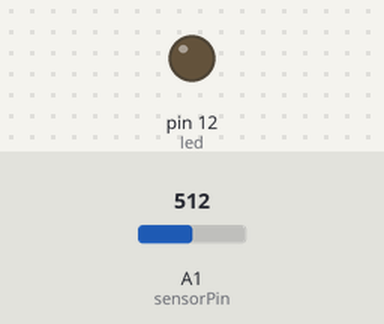
A sketch run on a simulated Arduino Uno, built with avr-gcc and run on an emulated ATmega328P. Parts: output pins drawn as LEDs (lit = HIGH). Dashed ring = blinking. The test bench sets the inputs (shaded band); at power-on: A1 (sensorPin) = 512.

Above: at 1.8 s.
1.9 s: A1 (sensorPin) set to 314
4.2 s: A1 (sensorPin) set to 288
At 6.8 s:
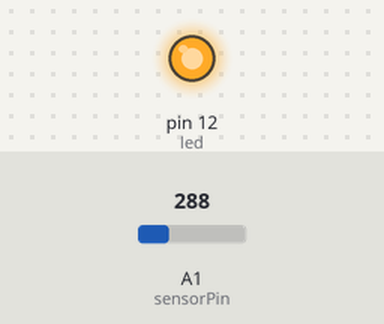
8.3 s: A1 (sensorPin) set to 306
At 9.8 s:
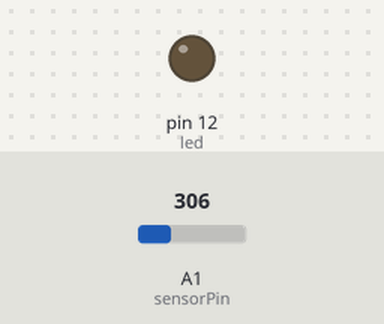
10.5 s: A1 (sensorPin) set to 122
At 12.8 s:
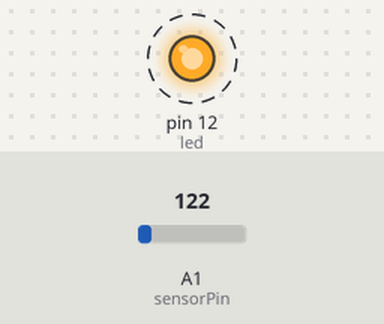
Timing chart, 0 to 15.6 s (numbered marks = the images above; inputs shaded):
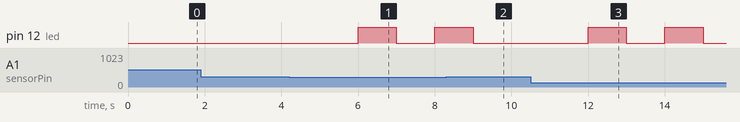

Measured:
- the behaviour switches between 300 and 299 on A1 (sensorPin) (found by bisection; images 0 and 1)
- after the input at 1.9 s, every drawn part: stays the same
- after the input at 4.2 s, pin 12 (led): LOW → HIGH after 1.8 s, → LOW 1.0 s later, → HIGH 1.0 s later
- after the input at 8.3 s, pin 12 (led): goes on until 9.0 s, then stays LOW
- after the input at 10.5 s, pin 12 (led): alternates HIGH for 1.0 s and LOW for 1.0 s, starting after 1.5 s

The sketch:

soil-moisture.ino
```cpp
int sensorPin = A1;     // Selecting the pin for soil moisture sensor measurement
int sensorValue = 0;    // Initializing the sensor value
int led = 12;           // Initializing the LED pin
int soil_alert = 300;   // Threshold value for triggering an alert

void setup() {
  Serial.begin(9600);    // Initialize serial communication at 9600 bps
  pinMode(led, OUTPUT);   // Set the LED pin as an output
}

void loop() {
  sensorValue = analogRead(sensorPin);  // Read the soil moisture sensor value directly
  delay(1000);                         // Wait for 1 second

  if (sensorValue < soil_alert) {
    digitalWrite(led, HIGH);  // Turn on the LED
    delay(1000);               // Wait for 1 second
    digitalWrite(led, LOW);   // Turn off the LED
  }
}
```
